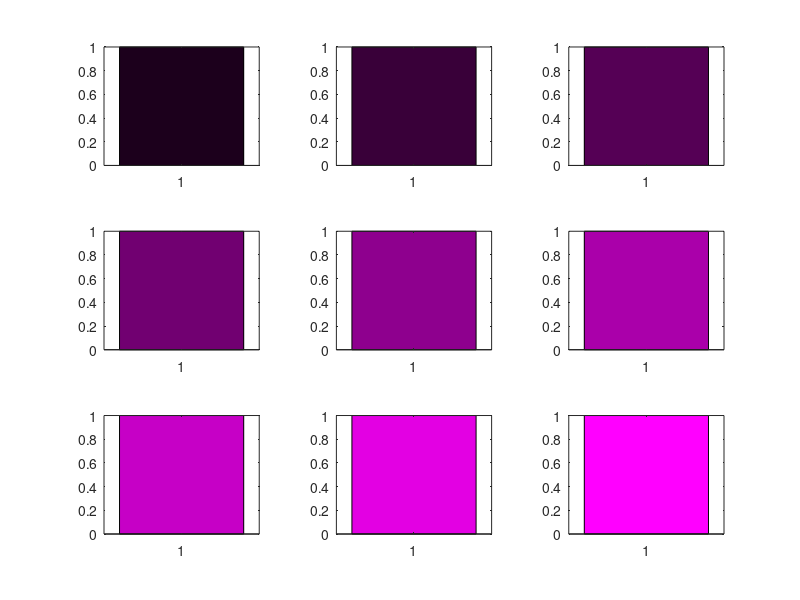

The MATLAB source for this figure:
figure                              %Open new figure
for i = 1:9                         %Start loop, counter i run from 1 to 9
    subplot(3,3,i)                  %Draw into subplot i, arranged in 3 rows and 3 cols
    h = bar(1,1);                   %Fil the plot with uniform color
    set(h,'FaceColor', [i/9 0 i/9]);  %Draw each in a slightly different color
end                                 %End loop